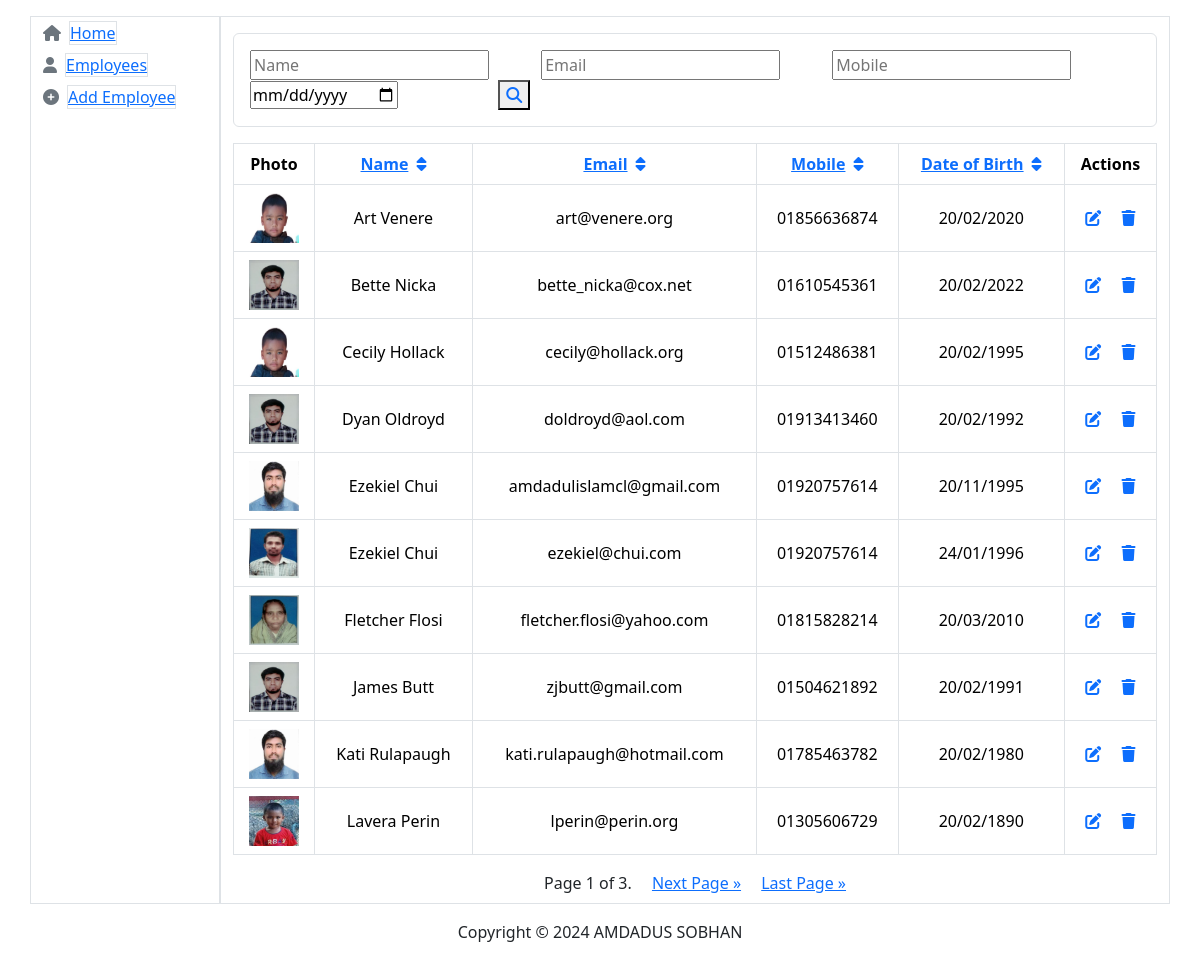
/?sort_by=full_name&order=asc, run on the app's committed database.
### employees/models.py (models this page shows, shortened)
class Employee(models.Model):
    photo = models.ImageField(upload_to='photos/', blank=True, null=True)
    full_name = models.CharField(max_length=255)
    email = models.EmailField(unique=True)
    mobile = models.CharField(max_length=15)
    date_of_birth = models.DateField()

### employees/views.py (the view)
# urls.py: path('', EmployeeListView.as_view(), name='employee_list'),
class EmployeeListView(ListView):
    model = Employee
    template_name = 'employees/list_employees.html'
    context_object_name = 'employees'
    paginate_by = 10  # Number of employees per page
    def get_queryset(self):
        queryset = Employee.objects.all()
        full_name_query = self.request.GET.get('full_name')
        email_query = self.request.GET.get('email')
        mobile_query = self.request.GET.get('mobile')
        date_of_birth_query = self.request.GET.get('date_of_birth')
        if full_name_query:
            queryset = queryset.filter(full_name__icontains=full_name_query)
        if email_query:
            queryset = queryset.filter(email__icontains=email_query)
        if mobile_query:
            queryset = queryset.filter(mobile__icontains=mobile_query)
        if date_of_birth_query:
            queryset = queryset.filter(date_of_birth__icontains=date_of_birth_query)
        sort_by = self.request.GET.get('sort_by', 'id')  # Default sort by 'full_name'
        order = self.request.GET.get('order', 'asc')
        if sort_by not in ['full_name', 'email', 'mobile', 'date_of_birth']:
            sort_by = 'id'  # Default to 'id' if invalid
        if order == 'desc':
            sort_by = f'-{sort_by}'
        return queryset.order_by(sort_by)
    def get_context_data(self, **kwargs):
        context = super().get_context_data(**kwargs)
        context['full_name'] = self.request.GET.get('full_name', '')
        context['email'] = self.request.GET.get('email', '')
        context['mobile'] = self.request.GET.get('mobile', '')
        context['date_of_birth'] = self.request.GET.get('date_of_birth', '')
        context['order'] = self.request.GET.get('order', 'asc')  # Add order to context
        return context

### employees/templates/employees/list_employees.html (shortened to what this page needs)
{% extends 'employees/base.html' %}
{% block body %}
    <div class='border rounded my-3'>
        <form method="get" action="" class="m-3">
            <input type="text" name="full_name" placeholder="Name" value="{{ request.GET.full_name }}" class="ms-5">
            <input type="text" name="email" placeholder="Email" value="{{ request.GET.email }}" class="ms-5">
            <input type="text" name="mobile" placeholder="Mobile" value="{{ request.GET.mobile }}" class="ms-5">
            <input type="date" name="date_of_birth" placeholder="Date of Birth" value="{{ request.GET.date_of_birth }}" class="ms-5">
            <button type="submit" class="me-5 text-primary"><i class="fa-solid fa-magnifying-glass"></i></button>
        </form>
    </div>
    <table class="table table-bordered text-center align-middle">
        <thead >
            <tr >
                <th>Photo</th>
                <th><a href="?sort_by=full_name&order={% if request.GET.order == 'asc' %}desc{% else %}asc{% endif %}">Name<i class="fa-solid fa-sort me-2"></i></a></th>
                <th><a href="?sort_by=email&order={% if request.GET.order == 'asc' %}desc{% else %}asc{% endif %}">Email<i class="fa-solid fa-sort me-2"></i></a></th>
                <th><a href="?sort_by=mobile&order={% if request.GET.order == 'asc' %}desc{% else %}asc{% endif %}">Mobile<i class="fa-solid fa-sort me-2"></i></a></th>
                <th><a href="?sort_by=date_of_birth&order={% if request.GET.order == 'asc' %}desc{% else %}asc{% endif %}">Date of Birth<i class="fa-solid fa-sort me-2"></i></a></th>
                <th>Actions</th>
            </tr>
        </thead>
        <tbody>
            {% for employee in employees %}
            <tr>
                <td>
                    {% if employee.photo %}
                        <img src="{{ employee.photo.url }}" alt="Photo" width="50" height="50">
                    {% else %}
                        No photo
                    {% endif %}
                </td>
                <td>{{ employee.full_name }}</td>
                <td>{{ employee.email }}</td>
                <td>{{ employee.mobile }}</td>
                <td>{{ employee.date_of_birth|date:"d/m/Y" }}</td>
                <td>
                    <a href="{% url 'edit_employee' employee.pk %}"><i class="fa-solid fa-pen-to-square ms-3"></i></a>
                    <a href="{% url 'delete_employee' employee.pk %}"><i class="fa-solid fa-trash"></i></a>
                </td>
            </tr>
            {% empty %}
            <tr>
                <td colspan="6">No employees found.</td>
            </tr>
            {% endfor %}
        </tbody>
    </table>
    <div class="pagination justify-content-center">
        {% if is_paginated %}
            <span class="step-links mb-2">
                <span class="current mx-2">
                    Page {{ page_obj.number }} of {{ page_obj.paginator.num_pages }}.
                </span>
                {% if page_obj.has_next %}
                    <a class="current mx-2" href="?page={{ page_obj.next_page_number }}">Next Page &raquo;</a>
                    <a class="current mx-2" href="?page={{ page_obj.paginator.num_pages }}">Last Page &raquo;</a>
                {% endif %}
            </span>
        {% endif %}
    </div>
{% endblock body %}

### data on the page
Employee: photo (picture), full_name "Art Venere", email "art@venere.org", mobile "01856636874", date_of_birth "20/02/2020"
Employee: photo (picture), full_name "Bette Nicka", email "bette_nicka@cox.net", mobile "01610545361", date_of_birth "20/02/2022"
Employee: photo (picture), full_name "Cecily Hollack", email "cecily@hollack.org", mobile "01512486381", date_of_birth "20/02/1995"
Employee: photo (picture), full_name "Dyan Oldroyd", email "doldroyd@aol.com", mobile "01913413460", date_of_birth "20/02/1992"
Employee: photo (picture), full_name "Ezekiel Chui", email "amdadulislamcl@gmail.com", mobile "01920757614", date_of_birth "20/11/1995"
Employee: photo (picture), full_name "Ezekiel Chui", email "ezekiel@chui.com", mobile "01920757614", date_of_birth "24/01/1996"
Employee: photo (picture), full_name "Fletcher Flosi", email "fletcher.flosi@yahoo.com", mobile "01815828214", date_of_birth "20/03/2010"
Employee: photo (picture), full_name "James Butt", email "zjbutt@gmail.com", mobile "01504621892", date_of_birth "20/02/1991"
Employee: photo (picture), full_name "Kati Rulapaugh", email "kati.rulapaugh@hotmail.com", mobile "01785463782", date_of_birth "20/02/1980"
Employee: photo (picture), full_name "Lavera Perin", email "lperin@perin.org", mobile "01305606729", date_of_birth "20/02/1890"

### other printed values
{{ page_obj.number }} "1"
{{ page_obj.paginator.num_pages }} "3"
